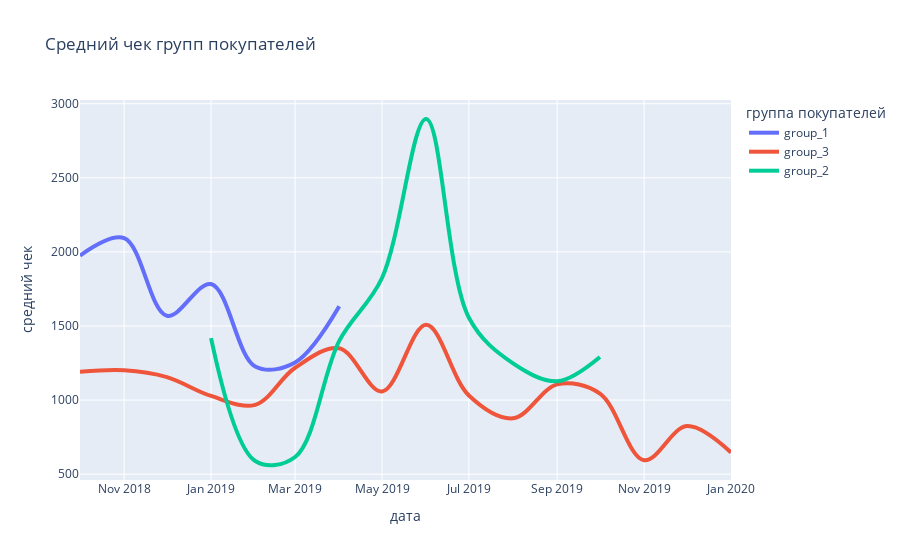

Notebook cell for this chart:
### Code cell
fig = px.line(mean_chek,
              x='date_round',
              y='mean_chek',
              color='major_group',
              title='Средний чек групп покупателей',
              labels=dict(date_round='дата', mean_chek='средний чек',
                          major_group='группа покупателей'),
              line_shape='spline'
              )

fig.update_traces(line_width=4)
iplot(fig)

### Figure 1 — Plotly figure (JSON) as saved in the notebook; plotly's stock layout.template omitted (floating-point values rounded to 4 significant figures)
{"data": [{"hovertemplate": "группа покупателей=group_1<br>дата=%{x}<br>средний чек=%{y}<extra></extra>", "legendgroup": "group_1", "line": {"color": "#636efa", "dash": "solid", "shape": "spline", "width": 4}, "marker": {"symbol": "circle"}, "mode": "lines", "name": "group_1", "orientation": "v", "showlegend": true, "type": "scatter", "x": ["2018-10-01T00:00:00", "2018-11-01T00:00:00", "2018-12-01T00:00:00", "2019-01-01T00:00:00", "2019-02-01T00:00:00", "2019-03-01T00:00:00", "2019-04-01T00:00:00"], "xaxis": "x", "y": [1975, 2093, 1569, 1783, 1227, 1254, 1633], "yaxis": "y"}, {"hovertemplate": "группа покупателей=group_3<br>дата=%{x}<br>средний чек=%{y}<extra></extra>", "legendgroup": "group_3", "line": {"color": "#EF553B", "dash": "solid", "shape": "spline", "width": 4}, "marker": {"symbol": "circle"}, "mode": "lines", "name": "group_3", "orientation": "v", "showlegend": true, "type": "scatter", "x": ["2018-10-01T00:00:00", "2018-11-01T00:00:00", "2018-12-01T00:00:00", "2019-01-01T00:00:00", "2019-02-01T00:00:00", "2019-03-01T00:00:00", "2019-04-01T00:00:00", "2019-05-01T00:00:00", "2019-06-01T00:00:00", "2019-07-01T00:00:00", "2019-08-01T00:00:00", "2019-09-01T00:00:00", "2019-10-01T00:00:00", "2019-11-01T00:00:00", "2019-12-01T00:00:00", "2020-01-01T00:00:00"], "xaxis": "x", "y": [1191, 1201, 1155, 1028, 968, 1218, 1350, 1058, 1508, 1031, 877, 1106, 1044, 594, 825, 647], "yaxis": "y"}, {"hovertemplate": "группа покупателей=group_2<br>дата=%{x}<br>средний чек=%{y}<extra></extra>", "legendgroup": "group_2", "line": {"color": "#00cc96", "dash": "solid", "shape": "spline", "width": 4}, "marker": {"symbol": "circle"}, "mode": "lines", "name": "group_2", "orientation": "v", "showlegend": true, "type": "scatter", "x": ["2019-01-01T00:00:00", "2019-02-01T00:00:00", "2019-03-01T00:00:00", "2019-04-01T00:00:00", "2019-05-01T00:00:00", "2019-06-01T00:00:00", "2019-07-01T00:00:00", "2019-08-01T00:00:00", "2019-09-01T00:00:00", "2019-10-01T00:00:00"], "xaxis": "x", "y": [1418, 589, 616, 1400, 1824, 2897, 1556, 1248, 1127, 1291], "yaxis": "y"}], "layout": {"legend": {"title": {"text": "группа покупателей"}, "tracegroupgap": 0}, "title": {"text": "Средний чек групп покупателей"}, "xaxis": {"anchor": "y", "domain": [0, 1], "title": {"text": "дата"}}, "yaxis": {"anchor": "x", "domain": [0, 1], "title": {"text": "средний чек"}}}}
